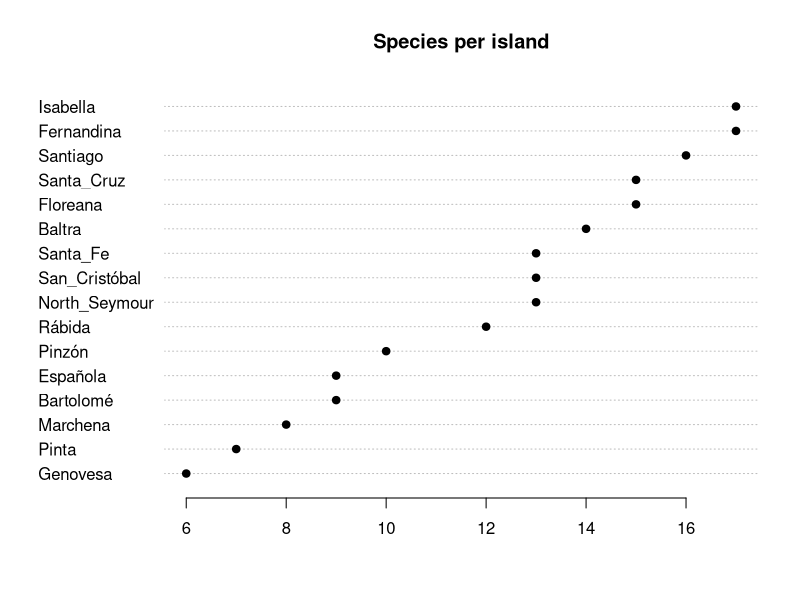
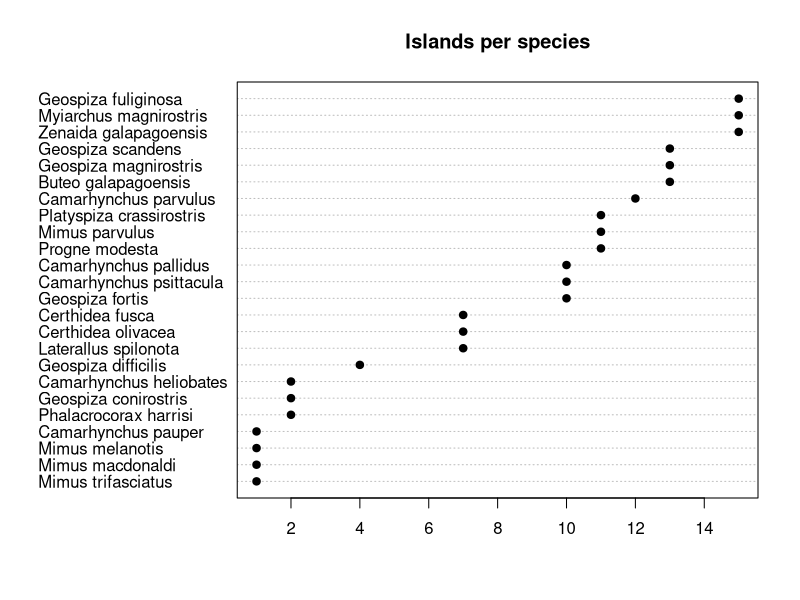

Reproduce these figures in R, in order. (Note: this script raises an error after producing the figures.)
# setwd("~/teach/438/units/5_island_biogeo/analysis/2_galapagos")

## Read in the data
birds <- read.csv("birds.csv", header = TRUE, row.names = 1)
islands <- read.csv("islands.csv", header = TRUE)

#birds <- read.csv("http://mtaylor4.semo.edu/biogeo/birds.csv", header = TRUE, row.names = 1)
#islands <- read.csv("http://mtaylor4.semo.edu/biogeo/islands.csv", header = TRUE)

# Log transform area and elevation
islands$log_area <- log10(islands$area)
islands$log_elev <- log10(islands$elevation)

# Tally and plot number of species per island
num_species <- colSums(birds) # skip first column with species names
dotchart(sort(num_species), main = "Species per island", pch = 19, frame.plot = FALSE)

# Tallyname number of islands occupied by each species
num_islands <- rowSums(birds)
#names(num_islands) <- birds[,1]
dotchart(sort(num_islands), main = "Islands per species", pch = 19)

# Is number of species predicted by area 
area.lm <- lm(num_species ~ islands$ln_area)
summary(area.lm)

plot(num_species ~ islands$ln_area)
abline(area.lm)


# Is number of species predicted by elevation 
elev.lm <- lm(num_species ~ islands$ln_elev)
summary(elev.lm)
plot(num_species ~ islands$ln_elev)
abline(elev.lm)


features.lm <- lm(ln_elev ~ ln_area, dat = islands)
summary(features.lm)
plot(islands$ln_elev ~ islands$ln_area)
abline(features.lm)

area_elev.lm <- lm(num_species ~ ln_area * ln_elev, data = islands)
summary(area_elev.lm)



# Optional barplot
#op <- par(mar = c(12,3,2,2), mfrow = c(1,2))
op <- par(mfrow = c(1,2))
dotchart(sort(num_species), main = "Species per island", pch = 19)
dotchart(sort(num_islands), main = "Islands per species", pch = 19)
par(op)
# Defaults
par(mfrow = c(1,1))
